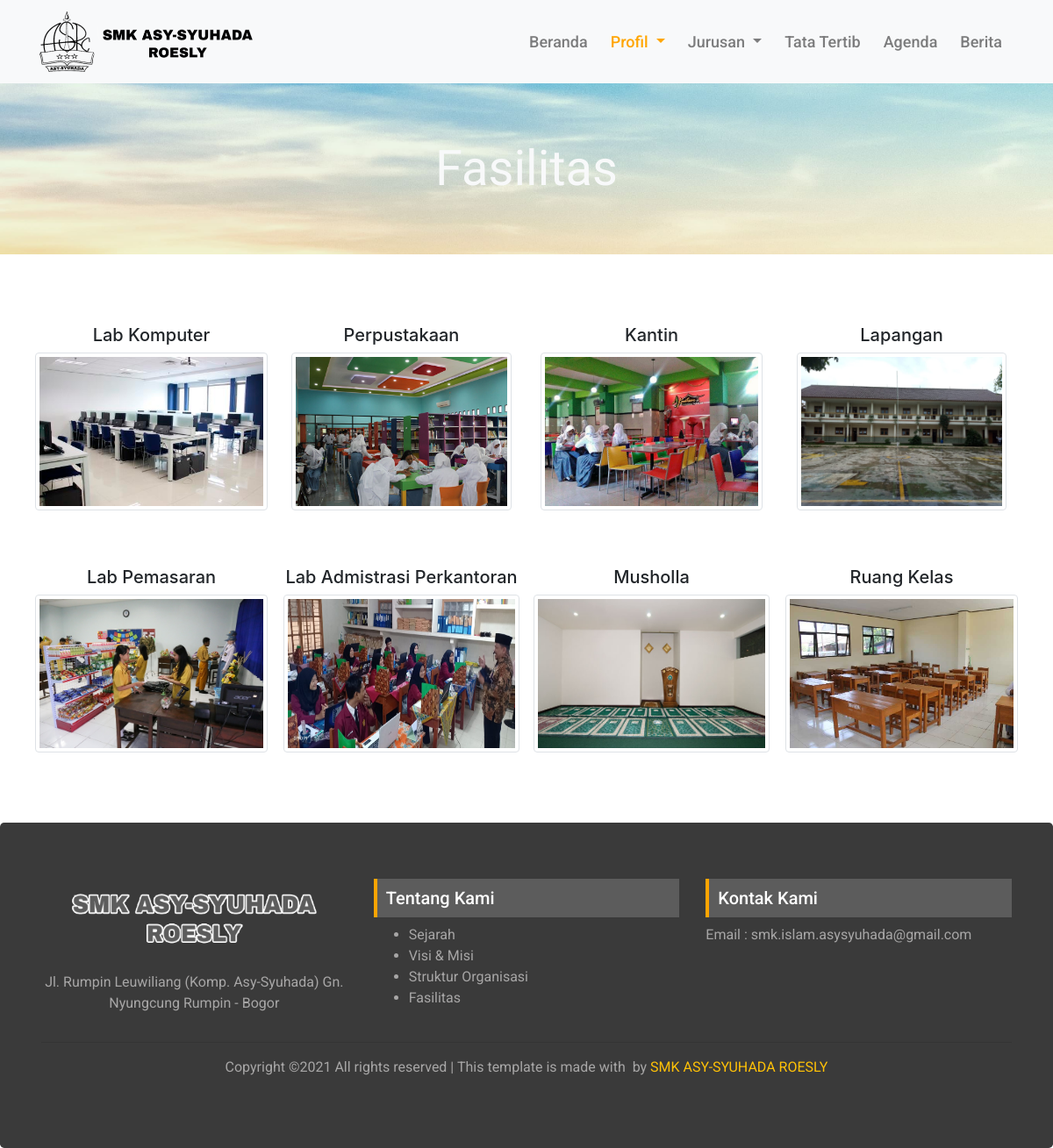
/index.php/profil/fasilitas, run on the app's committed database.
### tables this page shows
CREATE TABLE `facilities` (
  `id` int(11) NOT NULL AUTO_INCREMENT,
  `name` varchar(100) NOT NULL,
  `photo` varchar(100) NOT NULL,
  PRIMARY KEY (`id`)
);

### application/controllers/Profil.php (called while the page is built, shortened)
<?php
class Profil extends CI_Controller {
	public function __construct()
	{
		$this->load->model('fasilitas_model', 'fasilitas');
		$this->load->model('struktur_model', 'struktur');
	}
	public function fasilitas()
	{
		$data['title']		= 'Fasilitas';
		$data['page']		= 'profil/fasilitas';
		$data['fasilitas'] = $this->fasilitas->getAllFasility();
		$this->load->view('front/layouts/main', $data);
	}
}

### index.php (called while the page is built, shortened)
<?php
require_once BASEPATH.'core/CodeIgniter.php';

### application/models/Fasilitas_model.php (called while the page is built, shortened)
<?php
class Fasilitas_model extends CI_Model {
	public function getAllFasility()
	{
		return $this->db->get('facilities')->result();
	}
}

### application/views/front/pages/profil/fasilitas.php (the view)
<div class="jumbotron banner_area jumbotron-fluid" style="background-image: url(<?= base_url('img/banner_area/bg.jpg') ?>); ">
	<div class="container">
		<h1 class="display-4 my-auto text-light text-center">Fasilitas</h1>
	</div>
</div>
<div class="fasilitas mt-5 mb-5">
	<div class="container">
		<div class="row text-center">
			<?php foreach($fasilitas as $f) : ?>
				<div class="col-lg-3 col-md-6 col-sm-6 col-xs-12 p-2 my-4">
					<h5 class="text-center"><?= $f->name ?></h5>
					<a href="<?= base_url('img/fasilitas/' . $f->photo) ?>" target="_blank">
						<img style="height:180px" src="<?= base_url('img/fasilitas/' . $f->photo) ?>" class="img-thumbnail">
					</a>
				</div>
			<?php endforeach ?>
		</div>
	</div>
</div>

### application/views/front/layouts/main.php (shortened to what this page needs)
<!DOCTYPE html>
<html lang="en">
<head>
   <link rel="stylesheet" href="<?= base_url() ?>asset/vendor/bootstrap/css/bootstrap.min.css">
   <link rel="stylesheet" href="<?= base_url() ?>asset/vendor/fontawesome-free/css/all.min.css">
   <link rel="stylesheet" href="<?= base_url('asset/css/style.css') ?>">
</head>
<body>
	<?php $this->load->view('front/layouts/_navbar'); ?>
	<?php $this->load->view('front/pages/' . $page); ?>
	<?php $this->load->view('front/layouts/_footer'); ?>
</body>
</html>

### application/views/front/layouts/_navbar.php (shortened to what this page needs)
<nav class="navbar navbar-expand-lg navbar-light bg-light">
	<div class="container">
		<a class="navbar-brand" href="<?= base_url() ?>">
			<img style="max-width:250px;" src="<?= base_url('img/identitas/logo.png') ?>">
		</a>
		<div class="collapse navbar-collapse" id="navbarNav">
			<ul class="navbar-nav ml-auto">
				<li class="nav-item <?php if($title == 'Beranda') echo "active"; ?>">
				<a class="nav-link" href="<?= base_url() ?>">Beranda</a>
				</li>
				<li class="nav-item dropdown <?php if($title == 'Sejarah' || $title == 'Visi & Misi' || $title == 'Struktur' || $title == 'Fasilitas') echo "active"; ?>">
				<a class="nav-link dropdown-toggle" href="#" id="navbarDropdownMenuLink" role="button" data-toggle="dropdown" aria-haspopup="true" aria-expanded="false">
					Profil
				</a>
				</li>
				<li class="nav-item dropdown <?php if($title == 'Administrasi Perkantoran' || $title == 'Akutansi' || $title == 'Pemasaran') echo "active"; ?>">
				<a class="nav-link dropdown-toggle" href="#" id="navbarDropdownMenuLink" role="button" data-toggle="dropdown" aria-haspopup="true" aria-expanded="false">
					Jurusan
				</a>
				</li>
				<li class="nav-item <?php if($title == 'Tata Tertib') echo "active"; ?>">
				<a class="nav-link" href="<?= base_url('tatatertib') ?>">Tata Tertib</a>
				</li>
				<li class="nav-item <?php if($title == 'Agenda') echo "active"; ?>">
				<a class="nav-link" href="<?= base_url('agenda') ?>">Agenda</a>
				</li>
				<li class="nav-item <?php if($title == 'Berita') echo "active"; ?>">
				<a class="nav-link" href="<?= base_url('blog') ?>">Berita</a>
				</li>
			</ul>
		</div>
	</div>
</nav>

### application/views/front/layouts/_footer.php (shortened to what this page needs)
<div class="jumbotron footer m-0 ">
	<div class="container">
		<div class="row">
			<div class="col-lg-4 col-md-4 col-sm-6 col-xs-12 text-center">
				<img style="width: 300px; height:90px" src="<?= base_url('img/identitas/logo3.png') ?>" alt="">
				<p class="mt-3">Jl. Rumpin Leuwiliang (Komp. Asy-Syuhada) Gn. Nyungcung Rumpin - Bogor</p>
			</div>
			<div class="col-lg-4 col-md-4 col-sm-6 col-xs-12">
				<h5>Tentang Kami</h5>
				<ul>
					<a href="<?= base_url('profil/sejarah') ?>"><li>Sejarah</li></a>
					<a href="<?= base_url('profil/visimisi') ?>"><li>Visi & Misi</li></a>
					<a href="<?= base_url('profil/struktu') ?>"><li>Struktur Organisasi</li></a>
					<a href="<?= base_url('profil/fasilitas') ?>"><li>Fasilitas</li></a>
				</ul>
			</div>
			<div class="col-lg-4 col-md-4 col-sm-6 col-xs-12">
				<h5>Kontak Kami</h5>
				<p>Email : smk.islam.asysyuhada@gmail.com</p>
			</div>
		</div>
		<hr>
		<p class="text-center p-0">
			Copyright &copy; All rights reserved | This template is made with  by <a class="text-warning" target="_blank">SMK ASY-SYUHADA ROESLY</a>
		</p>
	</div>
</div>

### asset/css/style.css (style rules this page uses)
html, body { overflow-x: hidden !important; }
.navbar .navbar-nav .nav-item .nav-link { font-family: 'Roboto'; font-weight: 500; font-size: 18px; margin: 0 5px; }
.jumbotron.banner_area { background-position: center bottom; background-size: cover; background-attachment: fixed; background-repeat: no-repeat; }
.banner_area h1 { font-family: 'Courgette'; top: 50%; }
.footer { background-color: rgb(58, 58, 58); color: white; font-family: 'Roboto'; box-sizing: content-box; }
.footer h5 { background-color: rgb(92, 92, 92); padding: 10px; border-left: 4px solid orange; }
.footer ul a { text-decoration: none; color: rgb(167, 166, 166); }
.footer p { color: rgb(167, 166, 166); }
.navbar-light .navbar-nav .active>.nav-link, .navbar-light .navbar-nav .nav-link.active, .navbar-light .navbar-nav .nav-link.show, .navbar-light .navbar-nav .show>.nav-link { color: orange; }

### data on the page
facilities: name "Lab Komputer", photo (picture)
facilities: name "Perpustakaan", photo (picture)
facilities: name "Kantin", photo (picture)
facilities: name "Lapangan", photo (picture)
facilities: name "Lab Pemasaran", photo (picture)
facilities: name "Lab Admistrasi Perkantoran", photo (picture)
facilities: name "Musholla", photo (picture)
facilities: name "Ruang Kelas", photo (picture)
